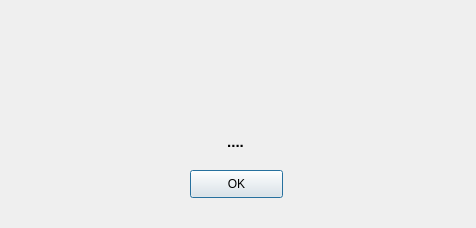
<?xml version="1.0" encoding="UTF-8"?>
<ui version="4.0">
 <class>Dialog</class>
 <widget class="QDialog" name="Dialog">
  <property name="geometry">
   <rect>
    <x>0</x>
    <y>0</y>
    <width>476</width>
    <height>228</height>
   </rect>
  </property>
  <property name="windowTitle">
   <string>Sukses</string>
  </property>
  <widget class="QPushButton" name="pbOKNotif">
   <property name="geometry">
    <rect>
     <x>190</x>
     <y>170</y>
     <width>93</width>
     <height>28</height>
    </rect>
   </property>
   <property name="font">
    <font>
     <weight>50</weight>
     <bold>false</bold>
    </font>
   </property>
   <property name="text">
    <string>OK</string>
   </property>
  </widget>
  <widget class="QLabel" name="label_2">
   <property name="geometry">
    <rect>
     <x>180</x>
     <y>10</y>
     <width>111</width>
     <height>101</height>
    </rect>
   </property>
   <property name="text">
    <string/>
   </property>
   <property name="pixmap">
    <pixmap>../../img/check.png</pixmap>
   </property>
   <property name="scaledContents">
    <bool>true</bool>
   </property>
  </widget>
  <widget class="QLabel" name="lbl_notif_sukses">
   <property name="geometry">
    <rect>
     <x>30</x>
     <y>130</y>
     <width>411</width>
     <height>24</height>
    </rect>
   </property>
   <property name="font">
    <font>
     <pointsize>11</pointsize>
     <weight>75</weight>
     <bold>true</bold>
    </font>
   </property>
   <property name="text">
    <string>....</string>
   </property>
   <property name="alignment">
    <set>Qt::AlignCenter</set>
   </property>
  </widget>
 </widget>
 <resources/>
 <connections/>
</ui>
